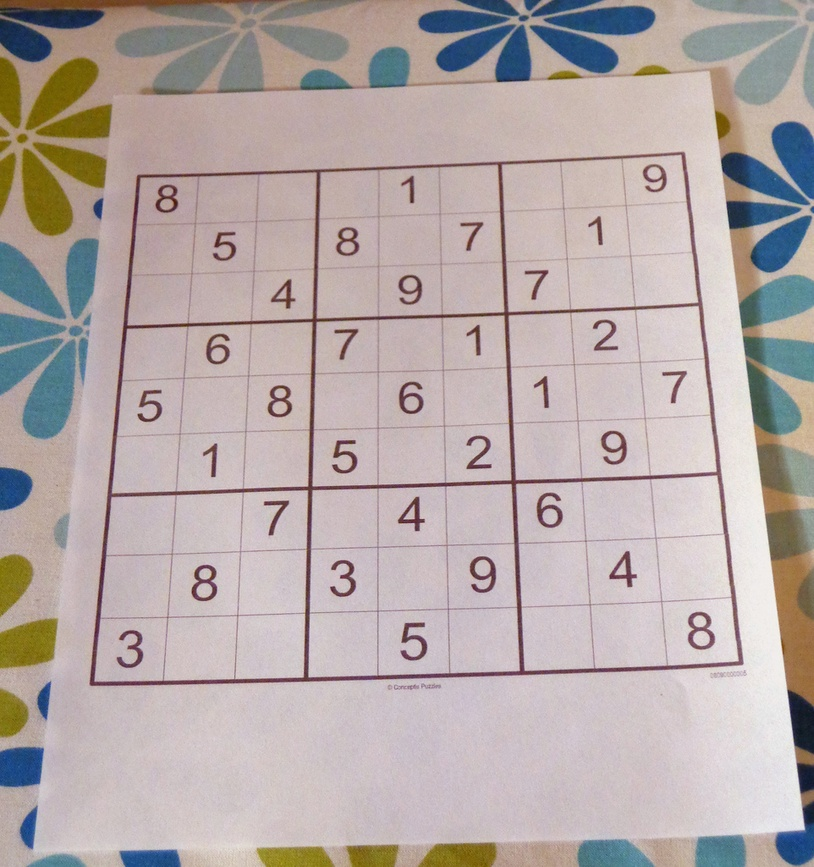
#> input picture DATA/sudoku.jpg, 814 x 867 px, shrunk from 962 x 1024 before the run
$ python laplace.py   (older library calls are emulated)
#> lines starting #> are read from the running program, lines starting #| are printed output that depends on the picture

import cv2
import numpy as np
import matplotlib.pyplot as plt

def display_img(img):  # this function just makes the image being displayed larger
    fig = plt.figure(figsize=(12, 10))
    ax = fig.add_subplot(111,)
    ax.imshow(img,cmap="gray")

img = cv2.imread("../DATA/sudoku.jpg", 0)
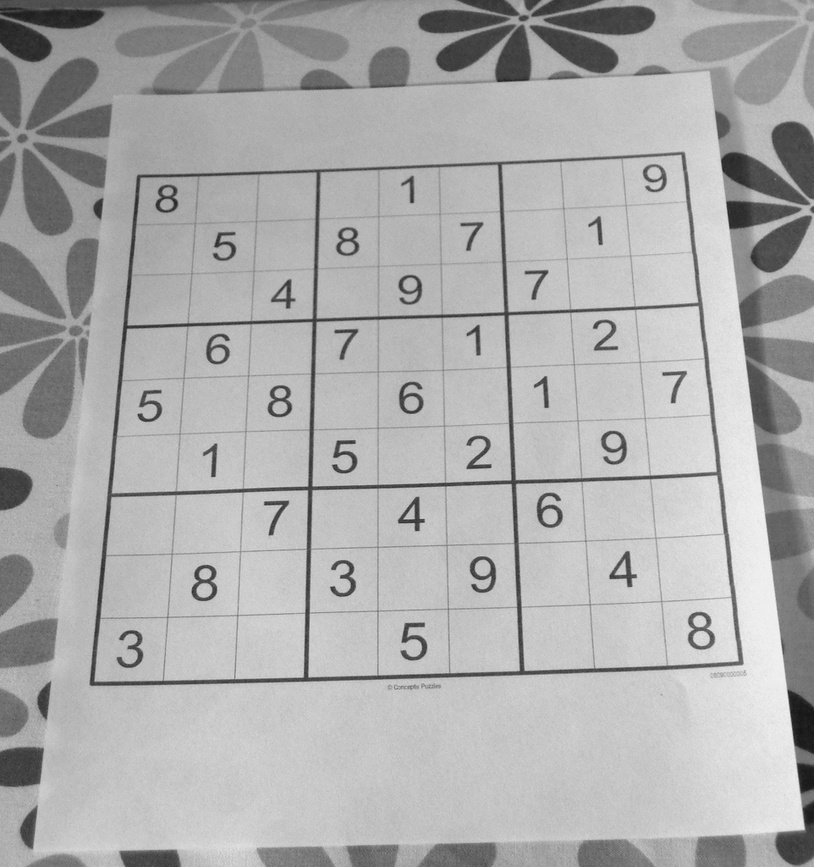
#> img: shape (867, 814); min 19, max 246, mean 172.7

laplacian = cv2.Laplacian(img,cv2.CV_64F)
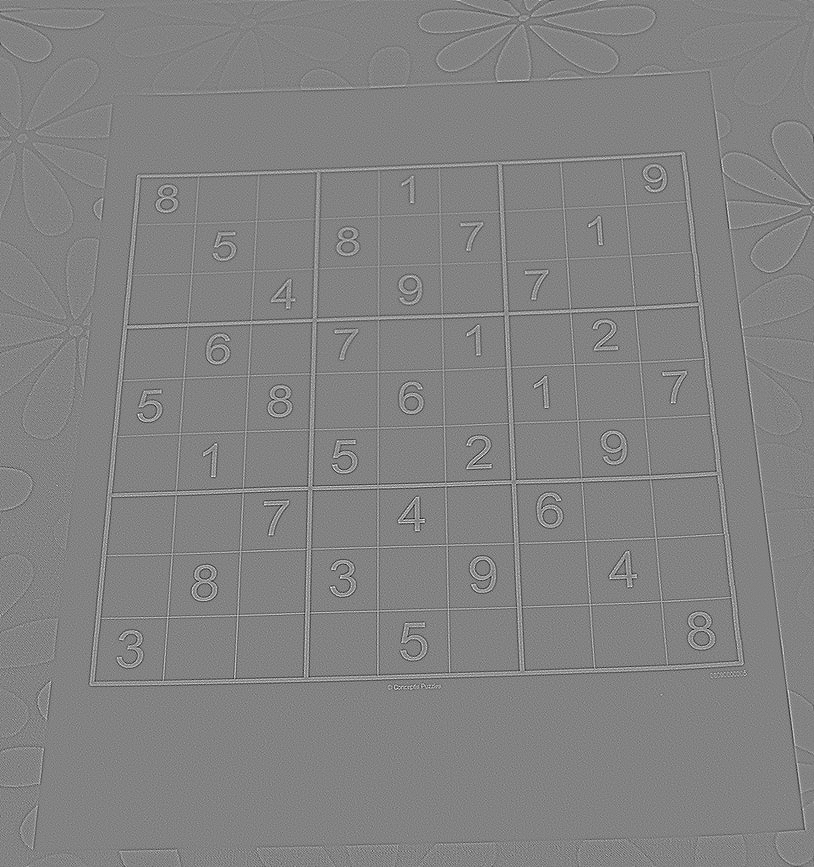
#> laplacian: shape (867, 814) float64; min -197, max 187, mean 0; drawn with min black and max white

display_img(laplacian)


plt.show()

$ run again, with DATA/Nadia_Murad.jpg copied over DATA/sudoku.jpg
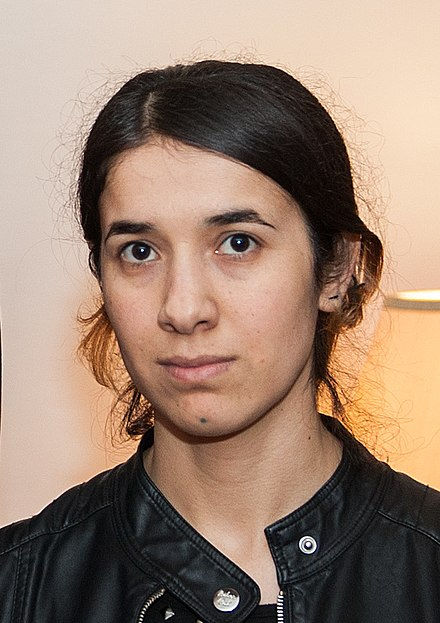
#> input picture DATA/Nadia_Murad.jpg, 440 x 623 px
#> `img = cv2.imread("../DATA/sudoku.jpg", 0)`:
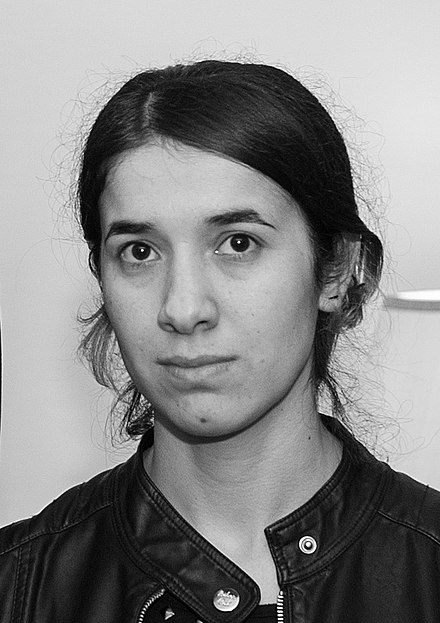
#> img: shape (623, 440); min 0, max 255, mean 134.7
#> `laplacian = cv2.Laplacian(img,cv2.CV_64F)`:
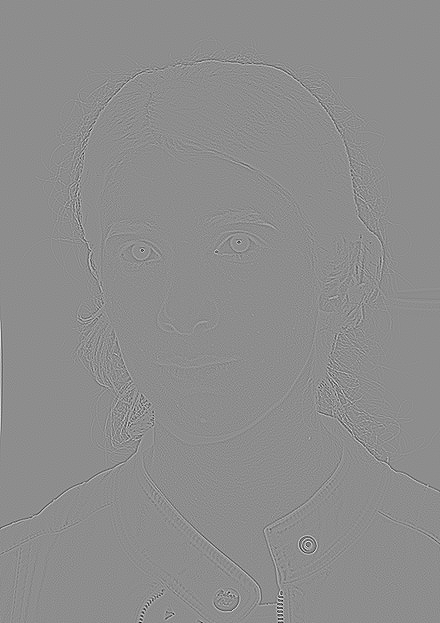
#> laplacian: shape (623, 440) float64; min -628, max 504, mean 0; drawn with min black and max white
